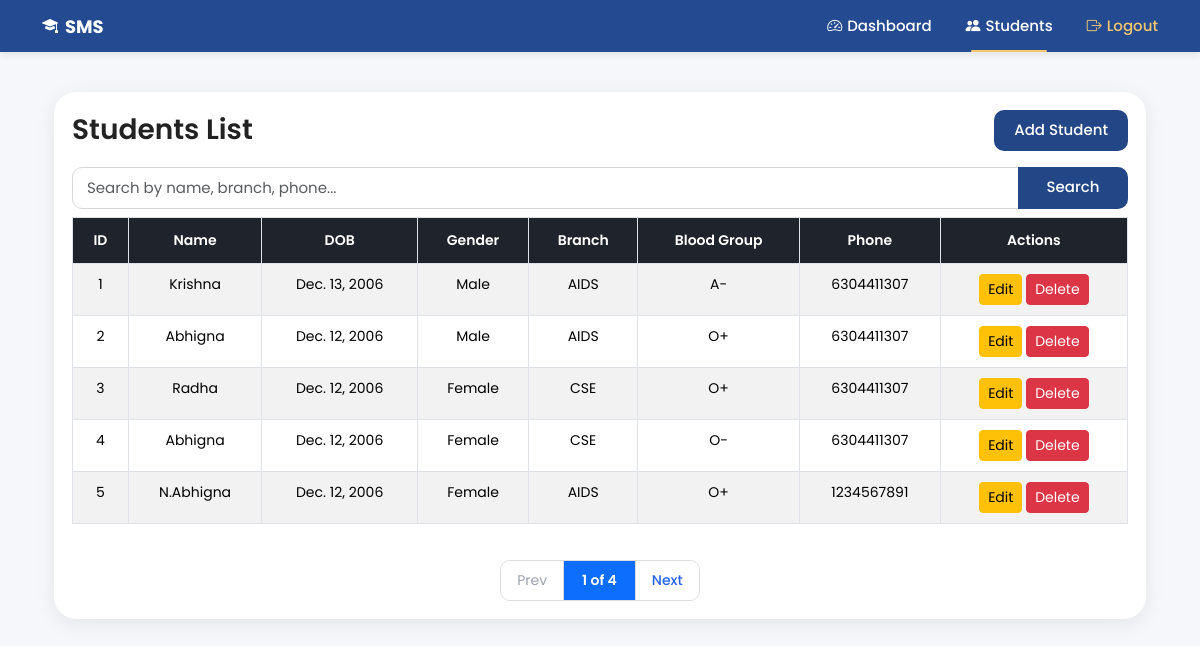
The page /list/ on the database as committed earlier.
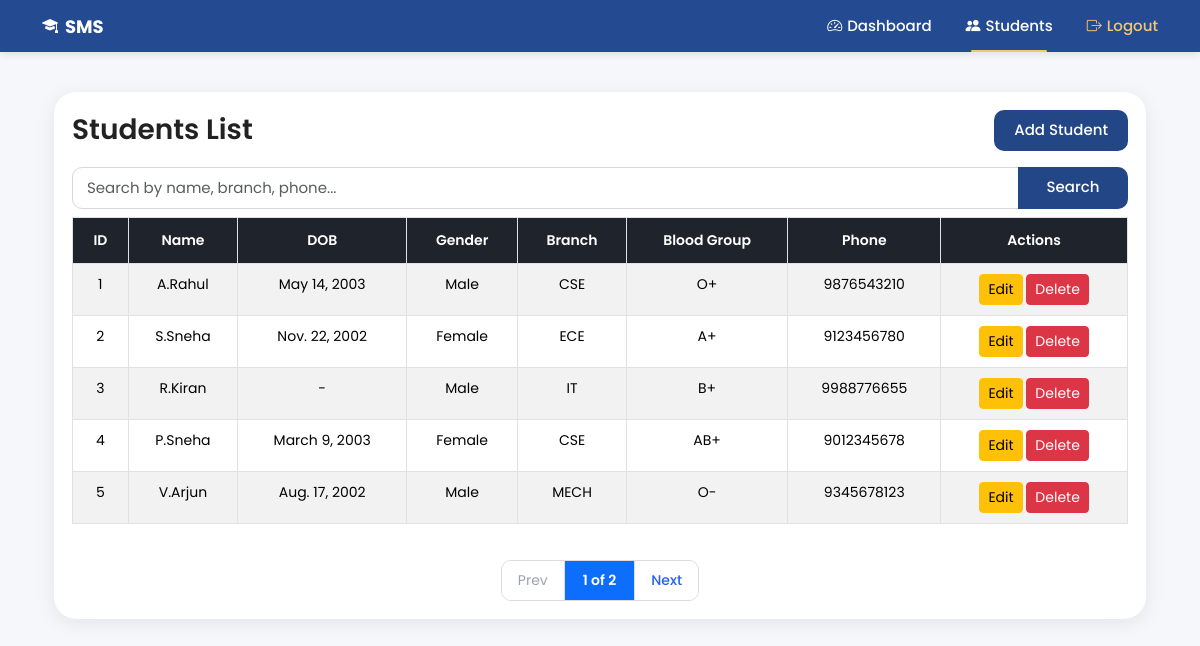
The same page on the database as committed later.
### students_app/models.py (models this page shows, shortened)
class Student(models.Model):
    GENDER_CHOICES = [
        ('Male', 'Male'),
        ('Female', 'Female'),
    ]
    BLOOD_GROUP_CHOICES = [
        ('A+', 'A+'),
        ('A-', 'A-'),
        ('B+', 'B+'),
        ('B-', 'B-'),
        ('AB+', 'AB+'),
        ('AB-', 'AB-'),
        ('O+', 'O+'),
        ('O-', 'O-'),
    ]
    name = models.CharField(max_length=100)
    dob = models.DateField(null=True, blank=True)
    gender = models.CharField(max_length=10, choices=GENDER_CHOICES)
    branch = models.CharField(max_length=100)
    blood_group = models.CharField(max_length=5, choices=BLOOD_GROUP_CHOICES)
    phone = models.CharField(max_length=10)

### students_app/views.py (the view)
# urls.py: path('list/', views.student_list, name='student_list'),
def student_list(request):
    search_query = request.GET.get('search', '')
    students = Student.objects.all()
    if search_query:
        students = students.filter(
            Q(name__icontains=search_query) |
            Q(branch__icontains=search_query) |
            Q(phone__icontains=search_query)
        )
    paginator = Paginator(students, 5)
    page_number = request.GET.get('page')
    students = paginator.get_page(page_number)
    return render(request, 'students_app/student_list.html', {'students': students, 'search_query': search_query})

### students_app/templates/students_app/student_list.html (shortened to what this page needs)
{% extends 'students_app/base.html' %}
{% load static %}
{% block content %}
<div class="container mt-2 mb-2">
    <div class="student-card">
        <div class="d-flex justify-content-between align-items-center mb-3">
            <h2 class="page-title mb-0">
                Students List
            </h2>
            <a href="{% url 'students_app:add_student' %}"
               class="btn btn-nav">
                Add Student
            </a>
        </div>
        <form method="GET" class="mb-2">
            <div class="input-group">
                <input type="text"
                       name="search"
                       class="form-control search-input"
                       placeholder="Search by name, branch, phone..."
                       value="{{ search_query }}">
                <button class="btn btn-nav search-btn"
                        type="submit">
                    Search
                </button>
            </div>
        </form>
        <div class="table-responsive">
            <table class="table table-bordered table-striped text-center">
                <thead>
                    <tr>
                        <th>ID</th>
                        <th>Name</th>
                        <th>DOB</th>
                        <th>Gender</th>
                        <th>Branch</th>
                        <th>Blood Group</th>
                        <th>Phone</th>
                        <th>Actions</th>
                    </tr>
                </thead>
                <tbody>
                    {% for student in students %}
                    <tr>
                        <td>{{ students.start_index|add:forloop.counter0 }}</td>
                        <td>{{ student.name }}</td>
                        <td>{{ student.dob|default:"-" }}</td>
                        <td>{{ student.gender }}</td>
                        <td>{{ student.branch }}</td>
                        <td>{{ student.blood_group }}</td>
                        <td>{{ student.phone }}</td>
                        <td>
                            <a href="{% url 'students_app:edit_student' student.id %}" class="btn btn-warning btn-sm">Edit</a>
                            <a href="{% url 'students_app:delete_student' student.id %}" class="btn btn-danger btn-sm">Delete</a>
                        </td>
                    </tr>
                    {% empty %}
                    <tr>
                        <td colspan="8" class="text-muted">No students found</td>
                    </tr>
                    {% endfor %}
                </tbody>
            </table>
        </div>
        <div class="pagination-wrapper">
            <div class="pagination-box">
                {% if students.has_previous %}
                <a href="?page={{ students.previous_page_number }}&search={{ search_query }}"
                   class="page-link-custom"
                   style="border-right:1px solid #dcdcdc;">
                    Prev
                </a>
                {% else %}
                <div class="page-disabled" style="border-right:1px solid #dcdcdc;">
                    Prev
                </div>
                {% endif %}
                <div class="page-number">
                    {{ students.number }} of {{ students.paginator.num_pages }}
                </div>
                {% if students.has_next %}
                <a href="?page={{ students.next_page_number }}&search={{ search_query }}"
                   class="page-link-custom"
                   style="border-left:1px solid #dcdcdc;">
                    Next
                </a>
                {% else %}
                <div class="page-disabled" style="border-left:1px solid #dcdcdc;">
                    Next
                </div>
                {% endif %}
            </div>
        </div>
    </div>
</div>
{% endblock %}

### students_app/templates/students_app/base.html (shortened to what this page needs)
{% load static %}
<!DOCTYPE html>
<html lang="en">
<head>
    <link href="https://cdn.jsdelivr.net/npm/bootstrap@5.3.1/dist/css/bootstrap.min.css" rel="stylesheet">
    <link href="https://cdn.jsdelivr.net/npm/bootstrap-icons@1.11.1/font/bootstrap-icons.css" rel="stylesheet">
</head>
<body>
<nav class="navbar navbar-expand-lg navbar-dark">
    <div class="container">
        <a class="navbar-brand"
           href="{% url 'students_app:dashboard' %}">
            <i class="bi bi-mortarboard-fill"></i>
            SMS
        </a>
        <div class="collapse navbar-collapse justify-content-end"
             id="navbarNav">
            <ul class="navbar-nav align-items-center">
                <li class="nav-item">
                    <a class="nav-link"
                       href="{% url 'students_app:dashboard' %}">
                        <i class="bi bi-speedometer2"></i>
                        Dashboard
                    </a>
                </li>
                <li class="nav-item active">
                    <a class="nav-link"
                       href="{% url 'students_app:student_list' %}">
                        <i class="bi bi-people-fill"></i>
                        Students
                    </a>
                </li>
                <li class="nav-item">
                    <a class="nav-link logout-link"
                       href="{% url 'students_app:logout' %}">
                        <i class="bi bi-box-arrow-right"></i>
                        Logout
                    </a>
                </li>
            </ul>
        </div>
    </div>
</nav>
<div class="container main-container">
    {% block content %}
    {% endblock %}
</div>
</body>
</html>

### students_app/templates/students_app/base.html (style rules this page uses)
* { margin:0; padding:0; box-sizing:border-box; }
body { background:#f5f6fa; font-family:'Poppins',sans-serif; overflow-x:hidden; }
.navbar { background:#244b91 !important; height:52px; padding-top:0; padding-bottom:0; box-shadow:0 2px 8px rgba(0,0,0,0.10); }
.navbar .container { max-width:1140px; }
.navbar-brand { color:#fff !important; font-size:18px; font-weight:700; display:flex; align-items:center; gap:7px; }
.navbar-brand i { font-size:16px; }
.navbar-nav { gap:34px; }
.nav-item { position:relative; height:52px; display:flex; align-items:center; }
.nav-link { color:#fff !important; font-size:15px; font-weight:500; display:flex; align-items:center; gap:5px; height:52px; padding:0 !important; position:relative; }
.nav-item.active::after { content:''; position:absolute; left:6%; bottom:0; width:88%; height:2px; background:#f5c76d; border-radius:10px; }
.logout-link { color:#f5c76d !important; }
.main-container { padding-top:32px; padding-bottom:40px; }
.form-control { height:45px; border-radius:5px; border:1px solid #d9d9d9; font-size:15px; box-shadow:none !important; }

### students_app/templates/students_app/student_list.html (style rules this page uses)
body { background:#f5f7fb; font-family:'Poppins',sans-serif; }
.student-card { background:#ffffff; border-radius:22px; padding:18px; box-shadow:0 4px 20px rgba(0,0,0,0.08); }
.page-title { font-size:28px; font-weight:600; color:#222; }
.btn-nav { background:#234686; color:#fff; border:none; border-radius:10px; padding:9px 20px; font-weight:500; font-size:15px; }
.search-input { height:42px; border:1px solid #d8d8d8; border-radius:10px 0 0 10px; font-size:15px; padding-left:14px; }
.search-btn { width:110px; border-radius:0 10px 10px 0; }
.table thead th { background:#1f232b !important; color:#fff !important; padding:12px; font-weight:600; font-size:14px; }
.table td { padding:10px; font-size:14px; }
.pagination-wrapper { display:flex; justify-content:center; margin-top:20px; }
.pagination-box { display:flex; align-items:center; border:1px solid #dcdcdc; border-radius:10px; overflow:hidden; background:#fff; }
.page-link-custom { padding:9px 16px; text-decoration:none; color:#2563eb; background:#fff; font-weight:500; font-size:14px; }
.page-disabled { padding:9px 16px; background:#fff; color:#9ca3af; font-size:14px; }
.page-number { background:#0d6efd; color:#fff; padding:9px 18px; font-weight:600; font-size:14px; }

Rows that differ between the two databases and show on the page:
changed Student id 1: name "Krishna" → "A.Rahul"; dob "Dec. 13, 2006" → "May 14, 2003"; branch "AIDS" → "CSE"; blood_group "A-" → "O+"; phone "6304411307" → "9876543210"
changed Student id 2: name "Abhigna" → "S.Sneha"; dob "Dec. 12, 2006" → "Nov. 22, 2002"; gender "Male" → "Female"; branch "AIDS" → "ECE"; blood_group "O+" → "A+"; phone "6304411307" → "9123456780"
changed Student id 3: name "Radha" → "R.Kiran"; dob "Dec. 12, 2006" → "-"; gender "Female" → "Male"; branch "CSE" → "IT"; blood_group "O+" → "B+"; phone "6304411307" → "9988776655"
changed Student id 4: name "Abhigna" → "P.Sneha"; dob "Dec. 12, 2006" → "March 9, 2003"; blood_group "O-" → "AB+"; phone "6304411307" → "9012345678"
changed Student id 5: name "N.Abhigna" → "V.Arjun"; dob "Dec. 12, 2006" → "Aug. 17, 2002"; gender "Female" → "Male"; branch "AIDS" → "MECH"; blood_group "O+" → "O-"; phone "1234567891" → "9345678123"
Other text that changed with them:
{{ students.paginator.num_pages }}: "4" → "2"
